Frame 1 (no input): blank canvas, image omitted
Frame 60 (no input): blank canvas, image omitted
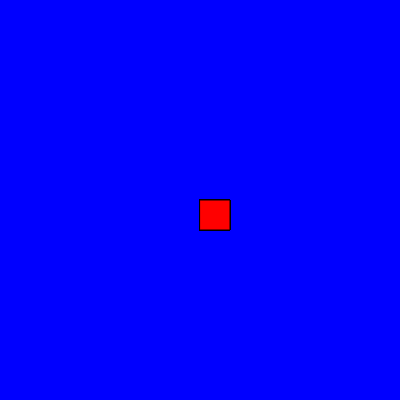
Frame 120 (the mouse pressed at the canvas centre since frame 60)

The p5.js sketch whose frames 1 and 60 were blank and that drew this single picture after the mouse press (run headless with seeded random() and noise() and a simulated clock; from frame 60 on, the mouse is pressed at the canvas centre):

// p5.js sketch
// ── sketch.js
function setup() {
    createCanvas(400 , 400);
      background("blue");
  }
  
  function draw() {
    stroke("black");
     fill("red");
  
  // console.log(mouseIsPressed);
    
    if(mouseIsPressed) {
         rect(mouseX, mouseY, 30, 30);
    }
    
  }
